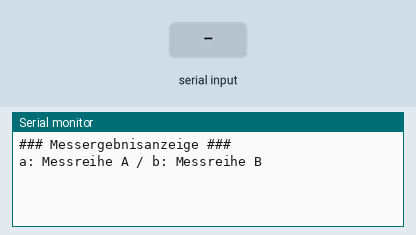
This sketch was run on a simulated Arduino Uno, built with avr-gcc and run on an emulated ATmega328P. Shown: the last lines printed to the serial monitor. Inputs (shaded band) come from the test bench.

Above: at 1.2 s.
1.3 s: "a" received over Serial
At 2.1 s:
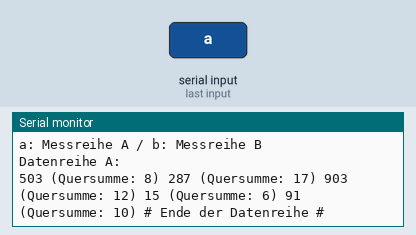
2.8 s: "b" received over Serial
At 3.3 s:
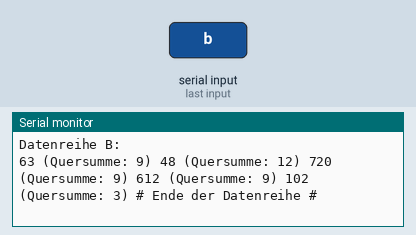

The sketch:

2DimmensionalesArray.ino
```cpp
/*
 *    Projekt:  2 Dimmensionales Array
 *    Autor:    Michael Good
 *    Datum:    28.10.2021
 */

//***************************Variablendeklaration************************************
int Messreihe[2][5] = {{503, 287, 903, 15, 91},
{63, 48, 720, 612, 102}};


//***************************Initialisierung************************************
void setup()
{
Serial.begin(9600);
Serial.println("### Messergebnisanzeige ###");
Serial.println("a: Messreihe A / b: Messreihe B");
}

//***************************Funktionsprototyping************************************
byte QSumme();

//***************************Endlosschleife************************************
void loop() {
if (Serial.available()) {
char Eingabe = Serial.read();
if(Eingabe == 'a')
{
Serial.println();
Serial.println("Datenreihe A:");
for(byte i=0; i < 5; i++)
{
Serial.print(Messreihe[0][i]);


Serial.print(" (Quersumme: ");
Serial.print(QSumme(Messreihe[0][i]));
Serial.print(") ");
}
Serial.println("# Ende der Datenreihe #");
}
if(Eingabe == 'b')
{
Serial.println();
Serial.println("Datenreihe B:");
for(byte i=0; i < 5; i++)
{
Serial.print(Messreihe[1][i]);
Serial.print(" (Quersumme: ");
Serial.print(QSumme(Messreihe[1][i]));
Serial.print(") ");
}
Serial.println("# Ende der Datenreihe #");
}
}
}

//*****************************Funktionen**********************************
byte QSumme(int Zahl)
{
byte Ergebnis = 0;
while(Zahl > 0)
{
Ergebnis = Ergebnis + Zahl%10;
Zahl = Zahl / 10;
}
return Ergebnis;
}
```

Measured:
- after the input at 1.3 s, the serial monitor: prints a new line at once (image 1)
- after the input at 2.8 s, the serial monitor: prints a new line at once (image 2)
